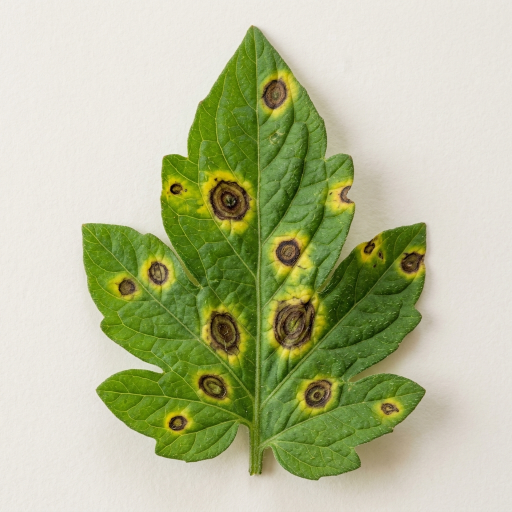
#> input picture sample_test_images/tomato_early_blight_photorealistic.jpg, 1024 x 1024 px (shown at 1/2 size)
$ python -i segment.py   (imports and definitions only)   (older library calls are emulated)
#> lines starting #> are read from the running program, lines starting #| are printed output that depends on the picture; after the words box and inside, x2 and y2 are one past the last pixel; in counts of white or black regions, pixels touching at a corner belong together
"""
segment.py
MODULE 2: Leaf Segmentation & Feature Extraction

Features:
1. Leaf background separation via:
   - HSV color thresholding & morphological filtering (default fast method)
   - K-means clustering (unsupervised color clustering)
2. Diseased region (spot / lesion) isolation and visual highlighting with neon bounding overlays.
3. Feature Extraction:
   - Color histograms & statistical moments (Mean, Std, Skewness)
   - Texture features via GLCM (Contrast, Dissimilarity, Homogeneity, Energy, Correlation, ASM)
   - Shape features (Area, Perimeter, Aspect Ratio, Circularity / Compactness)
4. Theoretical bridge: Explanation of how Convolutional Neural Networks (CNNs)
   automatically learn these features end-to-end.
"""

from typing import Any
import cv2
import numpy as np
from skimage.feature import graycomatrix, graycoprops


def segment_leaf_hsv(img_rgb: np.ndarray) -> tuple[np.ndarray, np.ndarray]:
    """
    Separates the leaf from the background using HSV color-space thresholding
    and morphological contour extraction.

    Plant leaves possess distinct green, yellow-green, and brown pigments.
    In HSV:
    - Hue (H) captures pure color wavelength independent of lighting.
    - Saturation (S) captures color richness.
    - Value (V) captures brightness.

    Returns:
        (segmented_rgb, binary_leaf_mask)
    """
    hsv = cv2.cvtColor(img_rgb, cv2.COLOR_RGB2HSV)
#> hsv: shape (1024, 1024, 3); mean H, S, V 26.9, 76.3, 192.1

    # Range 1: Green foliage (H: 25-90)
    lower_green = np.array([25, 30, 20])
    upper_green = np.array([95, 255, 255])
    mask_green = cv2.inRange(hsv, lower_green, upper_green)
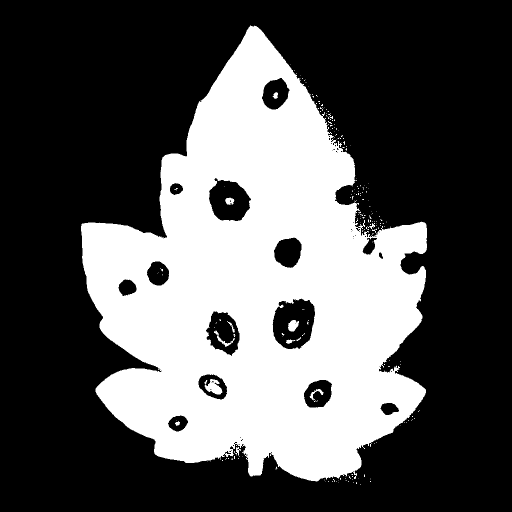
#> mask_green: shape (1024, 1024) (shown at 1/2 size); 34.2% white; 215 white regions (201 under 20 px), largest, box (x1, y1, x2, y2) and area: (162, 51, 854, 963) 355261, (409, 758, 445, 789) 662, (576, 640, 598, 663) 356

    # Range 2: Yellow / brown diseased leaf tissue (H: 10-25)
    lower_brown = np.array([10, 40, 30])
    upper_brown = np.array([25, 255, 220])
    mask_brown = cv2.inRange(hsv, lower_brown, upper_brown)
#> mask_brown: shape (1024, 1024); 5.1% white; 164 white regions (137 under 20 px), largest, box (x1, y1, x2, y2) and area: (680, 809, 844, 970) 9835, (544, 596, 630, 699) 6369, (418, 356, 503, 443) 4809

    # Combined leaf color mask
    raw_mask = cv2.bitwise_or(mask_green, mask_brown)
#> raw_mask: shape (1024, 1024); 38.9% white; 85 white regions (82 under 20 px), largest, box (x1, y1, x2, y2) and area: (162, 50, 858, 970) 407723, (723, 364, 732, 372) 36, (664, 958, 670, 964) 25

    # If the image background has minimal saturation (white/gray/black lab paper),
    # Otsu thresholding on saturation is also an effective complement when foliage is present:
    s_channel = hsv[:, :, 1]
    _, otsu_sat_mask = cv2.threshold(s_channel, 0, 255, cv2.THRESH_BINARY + cv2.THRESH_OTSU)
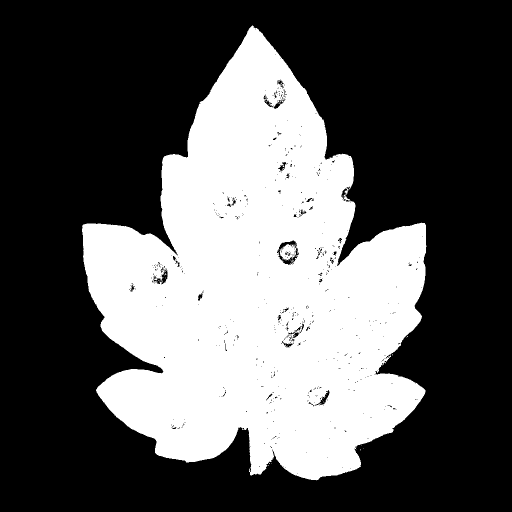
#> otsu_sat_mask: shape (1024, 1024) (shown at 1/2 size); 35.5% white; 41 white regions (40 under 20 px), largest, box (x1, y1, x2, y2) and area: (164, 51, 853, 961) 372516

    foliage_pixel_count = np.count_nonzero(raw_mask)
#> foliage_pixel_count = 408064
    if foliage_pixel_count > (img_rgb.shape[0] * img_rgb.shape[1] * 0.04):
        combined_mask = cv2.bitwise_or(raw_mask, otsu_sat_mask)
#> combined_mask: shape (1024, 1024); 39% white; 83 white regions (80 under 20 px), largest, box (x1, y1, x2, y2) and area: (162, 50, 858, 970) 408954, (723, 364, 732, 372) 36, (664, 958, 670, 964) 25
    else:
        combined_mask = raw_mask

    # Morphological cleaning: Close small holes inside the leaf, remove small background specks
    kernel_close = cv2.getStructuringElement(cv2.MORPH_ELLIPSE, (7, 7))
    kernel_open = cv2.getStructuringElement(cv2.MORPH_ELLIPSE, (5, 5))
    clean_mask = cv2.morphologyEx(combined_mask, cv2.MORPH_CLOSE, kernel_close)
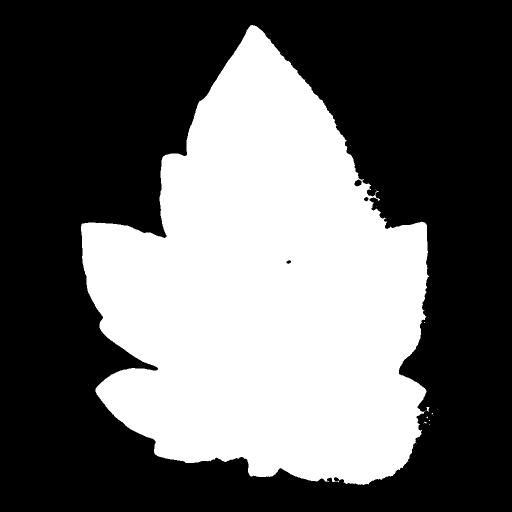
#> clean_mask: shape (1024, 1024) (shown at 1/2 size); 39.3% white; 16 white regions (14 under 20 px), largest, box (x1, y1, x2, y2) and area: (162, 50, 858, 970) 411958, (853, 814, 859, 823) 35
    clean_mask = cv2.morphologyEx(clean_mask, cv2.MORPH_OPEN, kernel_open)
#> clean_mask: shape (1024, 1024); 39.3% white; 3 white regions (1 under 20 px)

    # Find contours and keep the largest contour (the primary leaf)
    contours, _ = cv2.findContours(clean_mask, cv2.RETR_EXTERNAL, cv2.CHAIN_APPROX_SIMPLE)
#> contours = 3 contours, 2 with area under 20; largest, box (x1, y1, x2, y2) and area: (162, 50, 857, 970) 410218

    final_mask = np.zeros_like(clean_mask)
    if contours:
        largest_contour = max(contours, key=cv2.contourArea)
#> largest_contour = contour of 1546 points, box (x1, y1, x2, y2) (162, 50, 857, 970), area 410218
        # Ensure contour is large enough to be a leaf
        if cv2.contourArea(largest_contour) > (img_rgb.shape[0] * img_rgb.shape[1] * 0.05):
            cv2.drawContours(final_mask, [largest_contour], -1, 255, thickness=cv2.FILLED)
#> final_mask: shape (1024, 1024); 39.3% white; 1 white region, box (x1, y1, x2, y2) and area: (162, 50, 857, 970) 411692
        else:
            final_mask = clean_mask
    else:
        final_mask = clean_mask

    # Extract segmented leaf (background filled with clean white or black)
    segmented_rgb = cv2.bitwise_and(img_rgb, img_rgb, mask=final_mask)

    return segmented_rgb, final_mask


# [35 lines left out: function segment_leaf_kmeans, not called in this run]


def highlight_diseased_regions(img_rgb: np.ndarray, leaf_mask: np.ndarray | None = None) -> tuple[np.ndarray, np.ndarray, dict]:
    """
    Identifies and highlights necrotic/chlorotic diseased spots within the leaf boundary.

    Diseased spots exhibit:
    - Brown, yellow, or black necrotic tissue where chlorophyll has degraded.
    - Low green-to-red ratio (R >= G or significant yellowing: H between 5 and 30).

    Returns:
        (highlighted_rgb, disease_mask, disease_stats)
    """
    if leaf_mask is None:
        _, leaf_mask = segment_leaf_hsv(img_rgb)

    hsv = cv2.cvtColor(img_rgb, cv2.COLOR_RGB2HSV)
    h, s, v = hsv[:, :, 0], hsv[:, :, 1], hsv[:, :, 2]
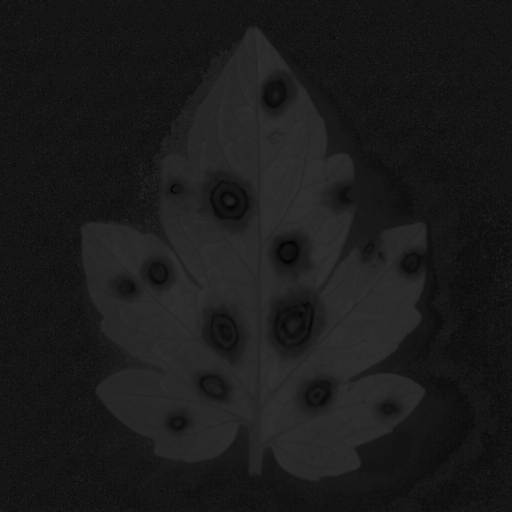
#> h: shape (1024, 1024) (shown at 1/2 size); min 0, max 51, mean 26.9
    r, g, b = img_rgb[:, :, 0], img_rgb[:, :, 1], img_rgb[:, :, 2]
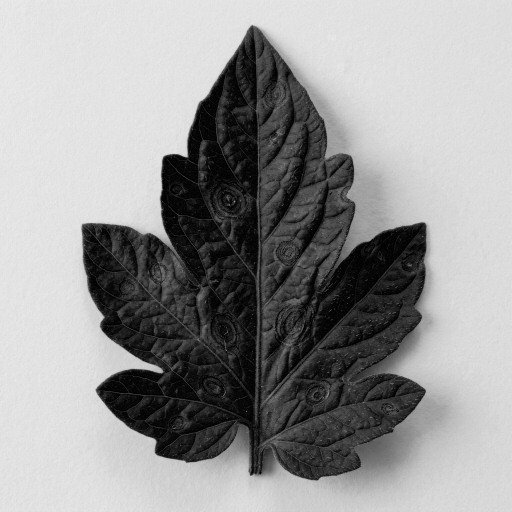
#> b: shape (1024, 1024) (shown at 1/2 size); min 0, max 237, mean 150.8

    # Criterion 1: Brownish/Yellow lesions (Hue 8 to 28, moderate saturation)
    lesion_color_mask = ((h >= 5) & (h <= 28) & (s >= 35) & (v >= 30)).astype(np.uint8) * 255
#> lesion_color_mask: shape (1024, 1024); 7.8% white; 91 white regions (68 under 20 px), largest, box (x1, y1, x2, y2) and area: (648, 771, 887, 976) 13899, (659, 327, 780, 523) 10754, (539, 583, 642, 710) 8309

    # Criterion 2: Necrotic dark spots (Very low value/brightness inside leaf)
    dark_spot_mask = ((v < 60) & (leaf_mask > 0)).astype(np.uint8) * 255
#> dark_spot_mask: shape (1024, 1024); 0.98% white; 408 white regions (347 under 20 px), largest, box (x1, y1, x2, y2) and area: (676, 537, 723, 641) 898, (421, 626, 476, 701) 570, (441, 382, 478, 421) 560

    # Criterion 3: Discolored chlorophyll deficiency (Red component significantly exceeds or matches Green)
    chlorosis_mask = ((r.astype(np.int16) - g.astype(np.int16) > -15) & (g > 30) & (leaf_mask > 0)).astype(np.uint8) * 255
#> chlorosis_mask: shape (1024, 1024); 10.1% white; 61 white regions (47 under 20 px), largest, box (x1, y1, x2, y2) and area: (162, 50, 857, 970) 65744, (394, 340, 519, 467) 9397, (402, 607, 495, 731) 7008

    # Combine lesion cues and restrict strictly to the segmented leaf area
    raw_disease_mask = cv2.bitwise_or(lesion_color_mask, dark_spot_mask)
#> raw_disease_mask: shape (1024, 1024); 8.3% white; 255 white regions (210 under 20 px), largest, box (x1, y1, x2, y2) and area: (648, 771, 887, 976) 13899, (659, 327, 780, 523) 10775, (539, 583, 642, 710) 8545
    raw_disease_mask = cv2.bitwise_or(raw_disease_mask, chlorosis_mask)
#> raw_disease_mask: shape (1024, 1024); 11.5% white; 232 white regions (200 under 20 px), largest, box (x1, y1, x2, y2) and area: (162, 50, 887, 976) 74244, (394, 340, 519, 467) 10257, (402, 607, 495, 731) 7530
    disease_mask = cv2.bitwise_and(raw_disease_mask, raw_disease_mask, mask=leaf_mask)
#> disease_mask: shape (1024, 1024); 10.8% white; 202 white regions (170 under 20 px), largest, box (x1, y1, x2, y2) and area: (162, 50, 857, 970) 67685, (394, 340, 519, 467) 10257, (402, 607, 495, 731) 7530

    # Filter microscopic specks (noise) with morphological opening
    kernel = cv2.getStructuringElement(cv2.MORPH_ELLIPSE, (3, 3))
    disease_mask = cv2.morphologyEx(disease_mask, cv2.MORPH_OPEN, kernel)
#> disease_mask: shape (1024, 1024); 10.6% white; 159 white regions (101 under 20 px)

    # Generate visualization overlay:
    # 1. Semi-transparent red highlight over infected tissue
    overlay = img_rgb.copy()
    overlay[disease_mask > 0] = [235, 50, 50]  # Bright coral red
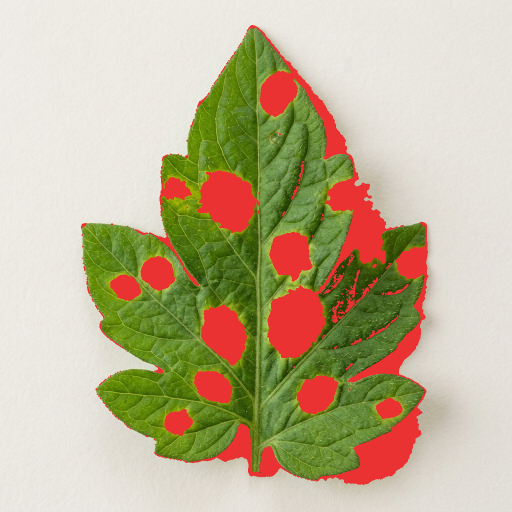
#> overlay: shape (1024, 1024, 3) (shown at 1/2 size); mean R, G, B 192.1, 179.6, 148.7

    # Blend overlay with original image (alpha = 0.65, beta = 0.35)
    highlighted_rgb = cv2.addWeighted(img_rgb, 0.65, overlay, 0.35, 0)

    # 2. Draw distinct neon-yellow bounding contours around distinct disease lesions
    contours, _ = cv2.findContours(disease_mask, cv2.RETR_EXTERNAL, cv2.CHAIN_APPROX_SIMPLE)
#> contours = 159 contours, 111 with area under 20; largest, box (x1, y1, x2, y2) and area: (493, 50, 796, 717) 33811, (621, 443, 857, 970) 20030, (394, 340, 518, 467) 9982, (402, 608, 495, 731) 7354, (538, 463, 626, 563) 5826
    spot_count = 0
    total_spot_area = 0.0

    for cnt in contours:
        area = cv2.contourArea(cnt)
        if area > 12:  # Ignore trivial single-pixel noise
            spot_count += 1
            total_spot_area += area
            # Draw boundary contour
            cv2.drawContours(highlighted_rgb, [cnt], -1, (255, 230, 0), 1, lineType=cv2.LINE_AA)
#> this loop made 159 passes
#> (area, total_spot_area) on passes 3, 9, 16, 21, 25, 35, 39, 43, 44, 50, 51, 54: (20, 20), (40, 73), (5025, 5098), (2043, 7141), (1535, 8676), (4498.5, 13174.5), (3626.5, 16801), (121.5, 16922.5), (55, 16977.5), (93.5, 17088.5), (51, 17139.5), (206, 17359.5)
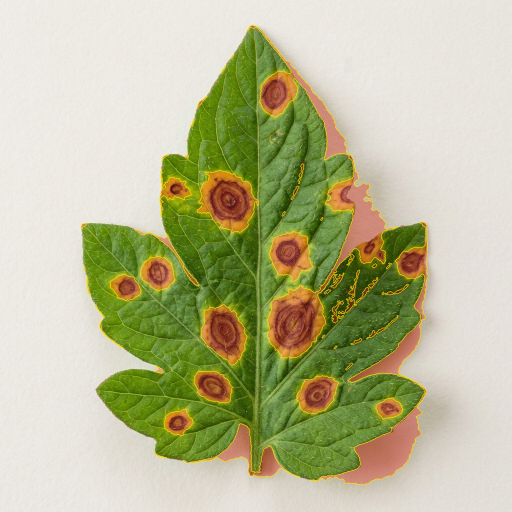
#> highlighted_rgb: shape (1024, 1024, 3) (shown at 1/2 size); mean R, G, B 187, 186.9, 149.3
#> after the loop, spot_count = 56; total_spot_area = 105160.5

    # Calculate infection statistics
    total_leaf_pixels = float(np.count_nonzero(leaf_mask))
#> total_leaf_pixels = 411692
    infected_pixels = float(np.count_nonzero(disease_mask))
#> infected_pixels = 110657
    infection_pct = (infected_pixels / max(total_leaf_pixels, 1.0)) * 100.0
#> infection_pct = 26.88

    disease_stats = {
        "spot_count": spot_count,
        "infection_percentage": round(infection_pct, 2),
        "total_leaf_area_px": int(total_leaf_pixels),
        "infected_area_px": int(infected_pixels)
    }
#> disease_stats = {'spot_count': 56, 'infection_percentage': 26.88, 'total_leaf_area_px': 411692, 'infected_area_px': 110657}

    return highlighted_rgb, disease_mask, disease_stats


# [175 lines left out: functions extract_color_features, extract_glcm_texture_features, extract_shape_features, explain_cnn_vs_classical_features, not called in this run]


# [26 lines not run here, left out]

>>> import cv2
>>> picture = cv2.cvtColor(cv2.imread('sample_test_images/tomato_early_blight_photorealistic.jpg'), cv2.COLOR_BGR2RGB)
>>> result = highlight_diseased_regions(picture)
